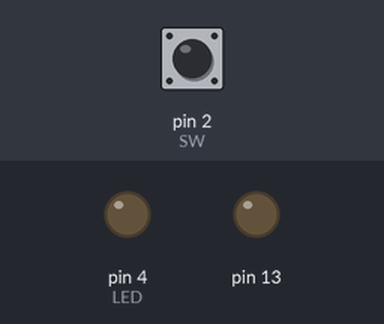
This sketch was run on a simulated Arduino Uno, built with avr-gcc and run on an emulated ATmega328P. Parts: output pins drawn as LEDs (lit = HIGH). Inputs (shaded band) come from the test bench; at power-on: pin 2 (SW) HIGH.

Above: at 1.2 s.
1.3 s: pin 2 (SW) pulled LOW for 0.15 s
At 1.37 s:
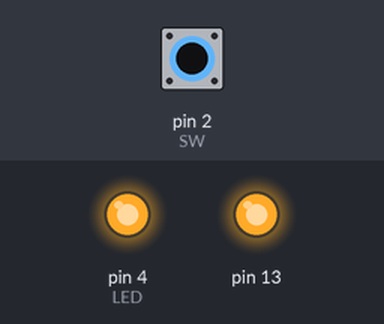
2.9 s: pin 2 (SW) pulled LOW for 3.2 s
At 6.5 s:
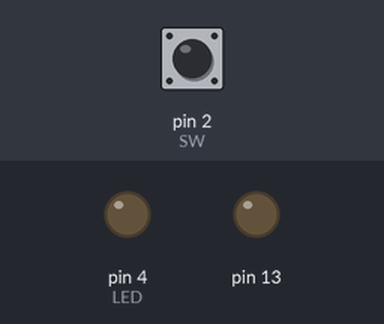
Timing chart, 0 to 8.0 s (numbered marks = the images above; inputs shaded):
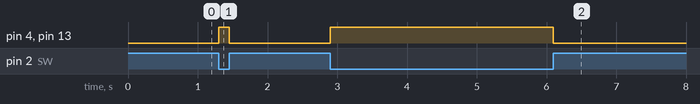

Measured:
- after the input at 1.3 s, pin 4 (LED), pin 13: LOW → HIGH at once, → LOW 0.15 s later
- after the input at 2.9 s, pin 4 (LED), pin 13: LOW → HIGH at once, → LOW 3.2 s later

The sketch:

Switch.ino
```cpp
/////switch press led blink else led low
 int SW=2;
 int LED=4;

void setup() {
 pinMode(SW,INPUT);
 pinMode(LED,OUTPUT);
 pinMode(13,OUTPUT);
}
void loop()
{
  if( digitalRead(SW)==LOW)
  {
    digitalWrite(LED,HIGH);
    digitalWrite(13,HIGH);
  }
   else if( digitalRead(SW)==HIGH)
  {
    digitalWrite(LED,LOW);
    digitalWrite(13,LOW);
  }
}
```
